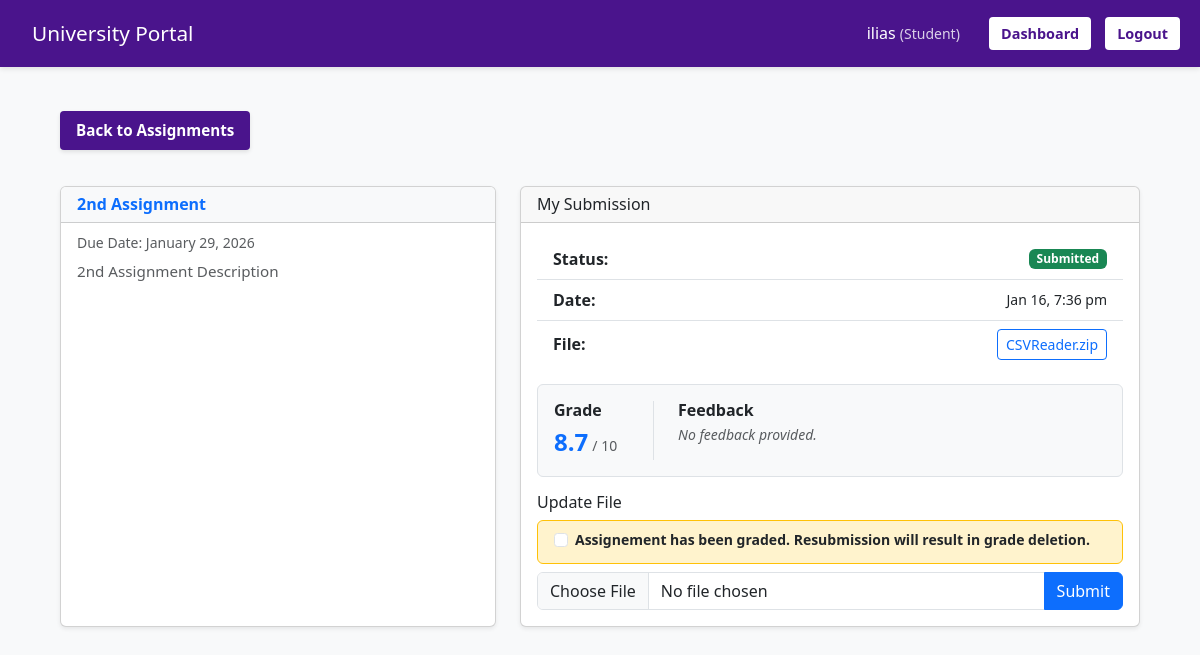
Screenshot of /utilities/submission.php?assign_id=11 (signed in) with the database file from the repository.
### tables this page shows
CREATE TABLE `assignments` (
  `id` int(6) UNSIGNED NOT NULL,
  `course_id` int(6) UNSIGNED DEFAULT NULL,
  `title` varchar(100) NOT NULL,
  `description` text DEFAULT NULL,
  `due_date` date DEFAULT NULL
);

CREATE TABLE `submissions` (
  `id` int(6) UNSIGNED NOT NULL,
  `assignment_id` int(6) UNSIGNED DEFAULT NULL,
  `student_id` int(6) UNSIGNED DEFAULT NULL,
  `submission_text` text DEFAULT NULL,
  `file_name` varchar(255) DEFAULT NULL,
  `file_type` varchar(100) DEFAULT NULL,
  `file_content` blob DEFAULT NULL,
  `grade` decimal(4,1) DEFAULT NULL,
  `feedback` text DEFAULT NULL,
  `submitted_at` timestamp NOT NULL DEFAULT current_timestamp()
);

### functions/check_generic.php (called while the page is built, shortened)
<?php
function e($string) {
    return htmlspecialchars($string, ENT_QUOTES | ENT_SUBSTITUTE, 'UTF-8');
}
?>

### utilities/submission.php (the view, shortened to what this page needs)
<?php
require_once '../functions/check_generic.php';
require_once '../database/db_connect.php';
$assign_id = intval($_GET['assign_id']);
$user_id   = $_SESSION['user_id'];
$role      = $_SESSION['role'];
$stmt = $conn->prepare("SELECT * FROM assignments WHERE id = ?");
$stmt->bind_param("i", $assign_id);
$stmt->execute();
    $assign = $stmt->get_result()->fetch_assoc();
$mySub = null;
if ($role === 'S') {
    $stmt = $conn->prepare("SELECT * FROM submissions WHERE assignment_id = ? AND student_id = ?");
    $stmt->bind_param("ii", $assign_id, $user_id);
    $stmt->execute();
    $mySub = $stmt->get_result()->fetch_assoc();
}
?>
<!DOCTYPE html>
<html lang="el">
<head>
    <link href="https://cdn.jsdelivr.net/npm/bootstrap@5.3.0/dist/css/bootstrap.min.css" rel="stylesheet">
    <link rel="stylesheet" href="../style.css?v=46">
</head>
<body>
<header>
    <h1><a href="../index.php" class="home-link" style="color: white; text-decoration: none;">University Portal</a></h1>
    <div class="nav-links">
        <span style="color: white; font-weight: 500; margin-right: 15px;">
            <?php echo e($_SESSION['username']); ?> <small style="opacity: 0.8;">(<?php echo ($_SESSION['role'] === 'P' ? 'Prof.' : 'Student'); ?>)</small>
        </span>
        <a href="dashboard.php">Dashboard</a>
        <a href="../sign-in-out-up/logout.php">Logout</a>
    </div>
</header>
<div class="container py-4">
    <div class="mb-3 d-flex justify-content-between align-items-center">
        <a href="assignment.php?course_id=<?php echo $assign['course_id']; ?>" class="btn-back">Back to Assignments</a>
    </div>
    <div class="row g-4">
        <div class="col-lg-5">
            <div class="card mb-3 shadow-sm h-100">
                <div class="card-header bg-light py-2">
                    <h5 class="mb-0 text-primary fw-bold fs-6"><?php echo e($assign['title']); ?></h5>
                </div>
                <div class="card-body p-3">
                    <h6 class="card-subtitle mb-2 text-muted small">Due Date: <?php echo date("F j, Y", strtotime($assign['due_date'])); ?></h6>
                    <div class="card-text text-muted" style="max-height: 250px; overflow-y: auto; font-size: 0.95rem; line-height: 1.5;">
                        <?php echo nl2br(e($assign['description'])); ?>
                    </div>
                </div>
            </div>
        </div>
        <div class="col-lg-7">
            <?php if($role === 'S'): ?>
                <div class="card shadow-sm h-100">
                    <div class="card-header py-2">
                        <h5 class="mb-0 fs-6">My Submission</h5>
                    </div>
                    <div class="card-body p-3">
                        <?php if($mySub): ?>
                            <ul class="list-group list-group-flush mb-3">
                                <li class="list-group-item d-flex justify-content-between align-items-center py-2">
                                    <strong>Status:</strong>
                                    <span class="badge bg-success">Submitted</span>
                                </li>
                                <li class="list-group-item d-flex justify-content-between align-items-center py-2">
                                    <strong>Date:</strong>
                                    <span class="small"><?php echo date("M j, g:i a", strtotime($mySub['submitted_at'])); ?></span>
                                </li>
                                <li class="list-group-item d-flex justify-content-between align-items-center py-2">
                                    <strong>File:</strong>
                                    <a href="download.php?file_id=<?php echo $mySub['id']; ?>" class="btn btn-sm btn-outline-primary"><?php echo e($mySub['file_name']); ?></a>
                                </li>
                            </ul>
                            <div class="p-3 bg-light rounded mb-3 border">
                               <div class="d-flex align-items-start">
                                   <div class="me-4 border-end pe-4" style="min-width: 100px;">
                                       <h6 class="fw-bold mb-1 text-dark">Grade</h6>
                                       <?php if($mySub['grade'] !== null): ?>
                                           <?php $grade_color = ($mySub['grade'] < 4.0) ? 'text-danger' : 'text-primary'; ?>
                                           <div class="d-flex align-items-baseline">
                                               <span class="fs-4 fw-bold <?php echo $grade_color; ?> me-1"><?php echo number_format($mySub['grade'], 1); ?></span>
                                               <span class="text-muted small">/ 10</span>
                                           </div>
                                       <?php else: ?>
                                           <p class="text-muted mb-0 small">Pending</p>
                                       <?php endif; ?>
                                   </div>
                                   <div class="flex-grow-1">
                                       <h6 class="fw-bold mb-1 text-dark">Feedback</h6>
                                       <?php if($mySub['grade'] !== null && !empty($mySub['feedback'])): ?>
                                           <p class="text-muted fst-italic mb-0 small" style="word-break: break-word;">"<?php echo e($mySub['feedback']); ?>"</p>
                                       <?php elseif($mySub['grade'] !== null): ?>
                                           <p class="text-muted mb-0 small fst-italic">No feedback provided.</p>
                                       <?php else: ?>
                                           <p class="text-muted mb-0 small">Your assignment has not been graded yet.</p>
                                       <?php endif; ?>
                                   </div>
                               </div>
                           </div>
                        <?php else: ?>
                            <div class="alert alert-warning text-center py-2 mb-3 small">No submission yet.</div>
                        <?php endif; ?>
                        <div class="mt-2">
                            <h6 class="mb-2"><?php echo $mySub ? 'Update File' : 'Upload File'; ?></h6>
                            <form method="POST" enctype="multipart/form-data">
                                <?php if($mySub && $mySub['grade'] !== null): ?>
                                    <div class="alert alert-warning border-warning py-2 px-3 mb-2 small">
                                        <div class="form-check">
                                            <input class="form-check-input" type="checkbox" name="confirm_overwrite" id="confirmOverwrite" required>
                                            <label class="form-check-label text-dark fw-bold" for="confirmOverwrite">
                                                Assignement has been graded. Resubmission will result in grade deletion.
                                            </label>
                                        </div>
                                    </div>
                                <?php endif; ?>
                                <div class="input-group">
                                    <input type="file" name="file_upload" class="form-control" required>
                                    <button type="submit" class="btn btn-primary">Submit</button>
                                </div>
                            </form>
                        </div>
                    </div>
                </div>
            <?php endif; ?>
        </div>
    </div>
</div>
</body>
</html>

### style.css (style rules this page uses)
:root { --primary-color: #4a148c; --primary-hover: #38006b; --bg-color: #f8f9fa; --text-color: #333; --border-color: #dee2e6; }
* { box-sizing: border-box; }
body { font-family: 'Segoe UI', Tahoma, Geneva, Verdana, sans-serif; background-color: var(--bg-color); margin: 0; padding: 0; color: var(--text-color); min-height: 100vh; display: flex; flex-direction: column; }
a { text-decoration: none; color: inherit; }
header { background-color: var(--primary-color); color: white; padding: 15px 20px; display: flex; justify-content: space-between; align-items: center; box-shadow: 0 2px 5px rgba(0,0,0,0.1); }
header h1 { margin: 0; font-size: 1.3rem; }
header h1 a { color: white; }
.home-link { padding: 6px 12px; border-radius: 6px; transition: all 0.3s ease; display: inline-block; }
.nav-links a { color: var(--primary-color); background: #ffffff; padding: 6px 12px; border-radius: 4px; margin-left: 10px; font-weight: bold; font-size: 0.9rem; display: inline-block; }
.nav-links span { color: white; margin-right: 10px; }
.container { flex-grow: 1; width: 92%; max-width: 1200px; margin: 20px auto; padding-bottom: 40px; }
.btn-back { color: #ffffff; background-color: var(--primary-color); border: none; padding: 8px 16px; border-radius: 4px; font-size: 0.95rem; font-weight: 600; display: inline-block; margin-bottom: 20px; transition: all 0.2s; text-decoration: none; box-shadow: 0 2px 4px rgba(0,0,0,0.1); }

### rows the page displays
assignments: title "2nd Assignment", due_date "January 29, 2026", description "2nd Assignment Description"
submissions: submitted_at "Jan 16, 7:36 pm", file_name "CSVReader.zip", grade "8.7"

### other values shown
$_SESSION['username'] "ilias"
